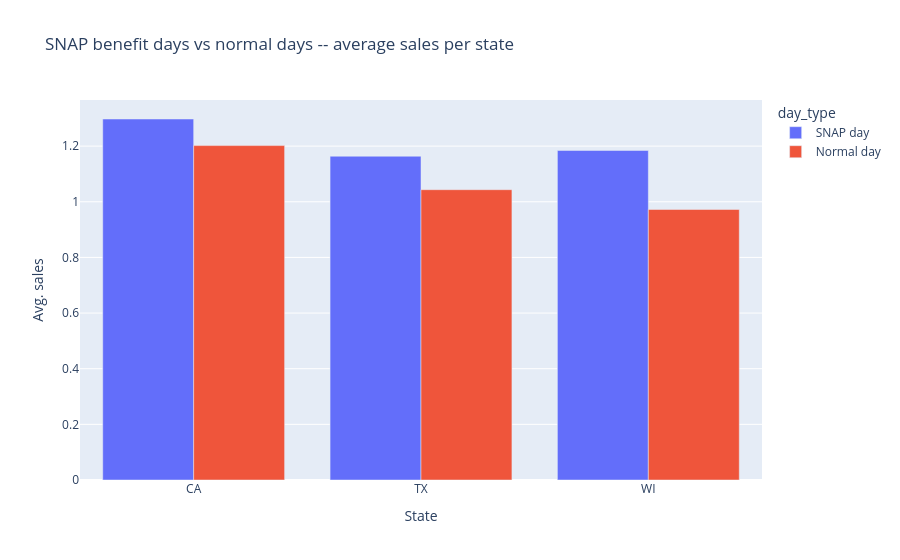

This figure's notebook cell:
### Markdown cell above
## 7. SNAP Benefit Day Effects

SNAP (Supplemental Nutrition Assistance Program) benefit days increase FOODS sales.
Each state has different SNAP calendar columns: snap_CA, snap_TX, snap_WI.

### Code cell
snap_cols = {"CA": "snap_CA", "TX": "snap_TX", "WI": "snap_WI"}

rows = []
for state, col in snap_cols.items():
    if col not in long.columns:
        continue
    state_data = long[long["state_id"] == state]
    snap_avg   = state_data.groupby(col)["sales"].mean()
    if 0 in snap_avg.index and 1 in snap_avg.index:
        rows.append({"state": state, "day_type": "SNAP day",   "avg_sales": snap_avg[1]})
        rows.append({"state": state, "day_type": "Normal day", "avg_sales": snap_avg[0]})

snap_df = pd.DataFrame(rows)

fig = px.bar(
    snap_df,
    x="state",
    y="avg_sales",
    color="day_type",
    barmode="group",
    title="SNAP benefit days vs normal days -- average sales per state",
    labels={"avg_sales": "Avg. sales", "state": "State"},
)
fig.show()

### Figure 1 — Plotly figure (JSON) as saved in the notebook; plotly's stock layout.template omitted (floating-point values rounded to 4 significant figures)
{"data": [{"alignmentgroup": "True", "hovertemplate": "day_type=SNAP day<br>State=%{x}<br>Avg. sales=%{y}<extra></extra>", "legendgroup": "SNAP day", "marker": {"color": "#636efa", "pattern": {"shape": ""}}, "name": "SNAP day", "offsetgroup": "SNAP day", "orientation": "v", "showlegend": true, "textposition": "auto", "type": "bar", "x": ["CA", "TX", "WI"], "xaxis": "x", "y": [1.297, 1.164, 1.184], "yaxis": "y"}, {"alignmentgroup": "True", "hovertemplate": "day_type=Normal day<br>State=%{x}<br>Avg. sales=%{y}<extra></extra>", "legendgroup": "Normal day", "marker": {"color": "#EF553B", "pattern": {"shape": ""}}, "name": "Normal day", "offsetgroup": "Normal day", "orientation": "v", "showlegend": true, "textposition": "auto", "type": "bar", "x": ["CA", "TX", "WI"], "xaxis": "x", "y": [1.202, 1.043, 0.9722], "yaxis": "y"}], "layout": {"barmode": "group", "legend": {"title": {"text": "day_type"}, "tracegroupgap": 0}, "title": {"text": "SNAP benefit days vs normal days -- average sales per state"}, "xaxis": {"anchor": "y", "domain": [0, 1], "title": {"text": "State"}}, "yaxis": {"anchor": "x", "domain": [0, 1], "title": {"text": "Avg. sales"}}}}
